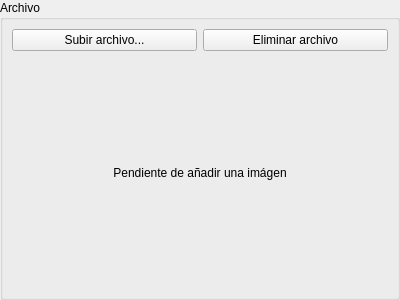
<?xml version="1.0" encoding="UTF-8"?>
<ui version="4.0">
 <class>DBFileUpload</class>
 <widget class="QWidget" name="DBFileUpload">
  <property name="geometry">
   <rect>
    <x>0</x>
    <y>0</y>
    <width>400</width>
    <height>300</height>
   </rect>
  </property>
  <property name="windowTitle">
   <string>Form</string>
  </property>
  <layout class="QVBoxLayout" name="verticalLayout">
   <property name="margin">
    <number>0</number>
   </property>
   <item>
    <widget class="QGroupBox" name="groupBox">
     <property name="title">
      <string>Archivo</string>
     </property>
     <layout class="QGridLayout" name="gridLayout">
      <item row="0" column="0">
       <widget class="QPushButton" name="pbUpload">
        <property name="text">
         <string>Subir archivo...</string>
        </property>
        <property name="icon">
         <iconset resource="../../../resources/resources.qrc">
          <normaloff>:/generales/images/edit_add.png</normaloff>:/generales/images/edit_add.png</iconset>
        </property>
       </widget>
      </item>
      <item row="0" column="1">
       <widget class="QPushButton" name="pbDelete">
        <property name="text">
         <string>Eliminar archivo</string>
        </property>
        <property name="icon">
         <iconset resource="../../../resources/resources.qrc">
          <normaloff>:/generales/images/edit_remove.png</normaloff>:/generales/images/edit_remove.png</iconset>
        </property>
       </widget>
      </item>
      <item row="1" column="0" colspan="2">
       <widget class="QLabel" name="lblImage">
        <property name="sizePolicy">
         <sizepolicy hsizetype="Preferred" vsizetype="Preferred">
          <horstretch>0</horstretch>
          <verstretch>0</verstretch>
         </sizepolicy>
        </property>
        <property name="text">
         <string>Pendiente de añadir una imágen</string>
        </property>
        <property name="scaledContents">
         <bool>true</bool>
        </property>
        <property name="alignment">
         <set>Qt::AlignCenter</set>
        </property>
       </widget>
      </item>
     </layout>
    </widget>
   </item>
  </layout>
 </widget>
 <resources>
  <include location="../../../resources/resources.qrc"/>
  <include location="../../../resources/resources.qrc"/>
 </resources>
 <connections/>
</ui>
